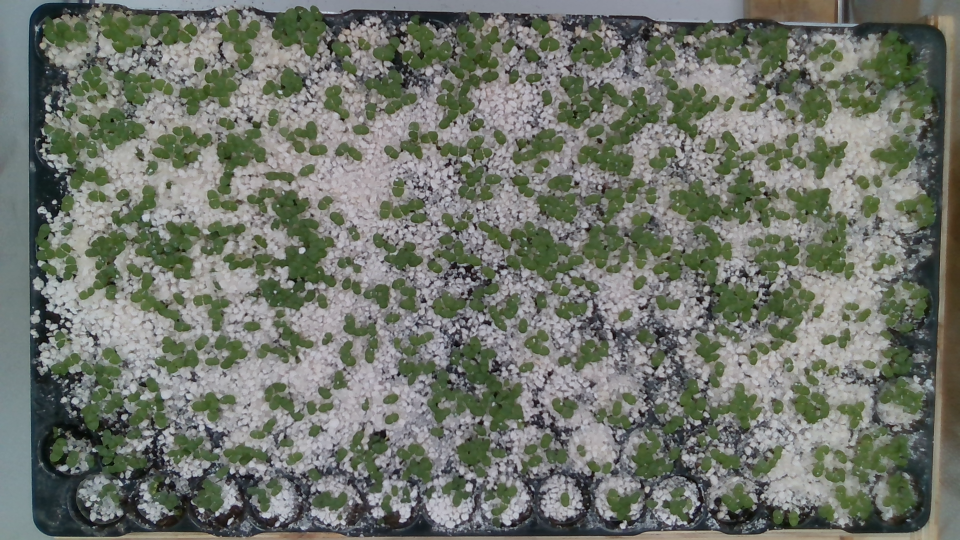
#> input picture Seedling Leaf Area/Notebooks/Data/S2-2306/TrayImages/Tray1.png, 1920 x 1080 px (shown at 1/2 size)
$ jupyter execute Image_to_plug.ipynb
#> lines starting #> are read from the running program, lines starting #| are printed output that depends on the picture; after the words box and inside, x2 and y2 are one past the last pixel; in counts of white or black regions, pixels touching at a corner belong together
[cell 1]
import os
import cv2
import matplotlib.pyplot as plt
import numpy as np
import skimage as si
from scipy import ndimage
from scipy.spatial import distance as dist
from xml.dom import minidom
import xml.etree.ElementTree as ET

[cell 2]
# Two functions nescessary for the determination of the perspective transformation
# author of both functions:    Adrian Rosebrock
# https://github.com/PyImageSearch/imutils/blob/c12f15391fcc945d0d644b85194b8c044a392e0a/imutils/perspective.py

# function for arranging 4 coordinates in clockwise order starting at the top left
def order_points(pts):

    xSorted = pts[np.argsort(pts[:, 0]), :]
    leftMost = xSorted[:2, :]
    rightMost = xSorted[2:, :]
    leftMost = leftMost[np.argsort(leftMost[:, 1]), :]
    (tl, bl) = leftMost
    D = dist.cdist(tl[np.newaxis], rightMost, "euclidean")[0]
    (br, tr) = rightMost[np.argsort(D)[::-1], :]

    return np.array([tl, bl, br, tr], dtype="float32")

# function for defining the transformation matrix given four coordinates
def get_transform(p):

    w1 = np.sqrt(((p[0][0][0] - p[3][0][0]) ** 2) + ((p[0][0][1] - p[3][0][1]) ** 2))
    w2 = np.sqrt(((p[1][0][0] - p[2][0][0]) ** 2) + ((p[1][0][1] - p[2][0][1]) ** 2))

    h1 = np.sqrt(((p[0][0][0] - p[1][0][0]) ** 2) + ((p[0][0][1] - p[1][0][1]) ** 2))
    h2 = np.sqrt(((p[2][0][0] - p[3][0][0]) ** 2) + ((p[2][0][1] - p[3][0][1]) ** 2))

    p1 = np.array([p[0][0][0], p[0][0][1]])
    p2 = np.array([p[1][0][0], p[1][0][1]])
    p3 = np.array([p[2][0][0], p[2][0][1]])
    p4 = np.array([p[3][0][0], p[3][0][1]])

    wmax = max(int(w1), int(w2))
    hmax = max(int(h1), int(h2))


    i = np.float32([p1, p2, p3, p4])
    o = np.float32([[0, 0], [0, hmax - 1], [wmax - 1, hmax - 1], [wmax - 1, 0]])

    M = cv2.getPerspectiveTransform(i, o)

    return M, hmax, wmax

[cell 3]
# importing the image (recommended minimum resolution ~ 4000x3000, image taken from close by)
os.chdir('C:\\Users\\sjoerd.kra\\Documents\\GitHub\\Datascience\\Seedling Leaf Area\\Notebooks')

# choose to apply the thresholding to either the gray or saturation image, choose from ('gray', 'sat')
thr = 'gray'

dataset = 'S2-2306'
tray = 'Tray1'
filetype = '.png'
img1 = cv2.imread(os.getcwd()+'/Data/'+dataset+'/TrayImages/'+str(tray)+filetype)
#> img1 is the input picture: shape (1080, 1920, 3); mean B, G, R 107.7, 116.9, 112.1

[cell 4]
# creating a binary cutout of the tray

if img1.shape[1] >= img1.shape[0]:
    img1 = np.rot90(img1, 1, axes = (0, 1))
#> img1: shape (1920, 1080, 3)

res = img1.shape[0]/4000
#> res = 0.48

if thr == 'gray':
    #Original version based on otsu thresholding on the gray image
    gray = cv2.cvtColor(img1, cv2.COLOR_BGR2GRAY)
    clahe = cv2.createCLAHE(clipLimit=2.0, tileGridSize=(int(200*res),int(200*res)))
    gray_equalised = clahe.apply(gray)
    ret, thresh = cv2.threshold(gray, 50, 255, cv2.THRESH_OTSU)
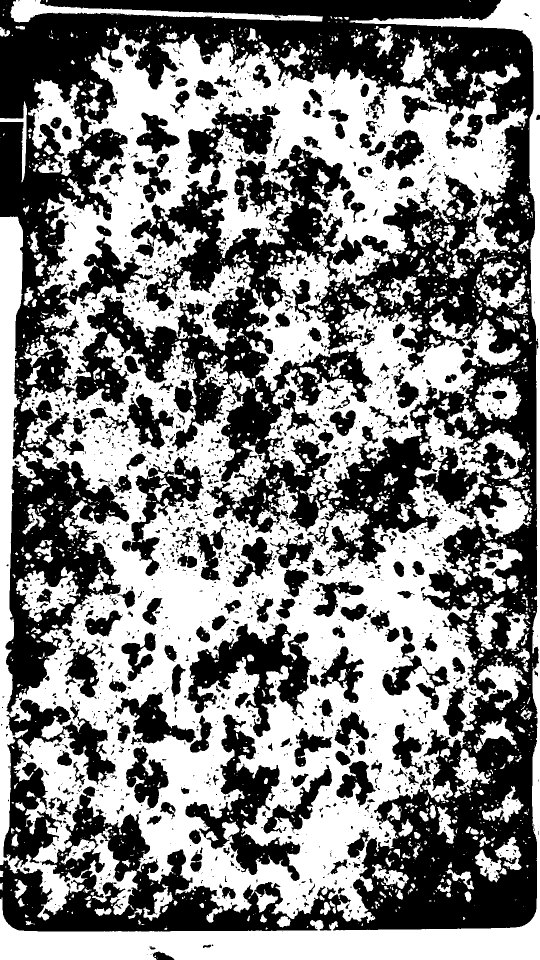
#> thresh: shape (1920, 1080) (shown at 1/2 size); 51.4% white; 2076 black regions (1463 under 20 px), largest, box (x1, y1, x2, y2) and area: (0, 0, 1078, 1863) 699673, (11, 916, 259, 1428) 52461, (7, 1399, 231, 1735) 24716
#> ret = 113
    mask = ndimage.binary_fill_holes(si.morphology.binary_closing(ndimage.binary_dilation(~thresh, np.ones([int(res*5), int(res*5)])), np.ones((int(res*30),int(res*30)))))
#> mask: shape (1920, 1080) bool; 94.2% white; 15 black regions, largest, box (x1, y1, x2, y2) and area: (0, 1797, 1080, 1920) 64584, (0, 434, 45, 1392) 26097, (964, 0, 1080, 228) 8250
    mask = ndimage.binary_opening(mask, np.ones([int(res*100), int(res*100)])).astype(np.uint8)
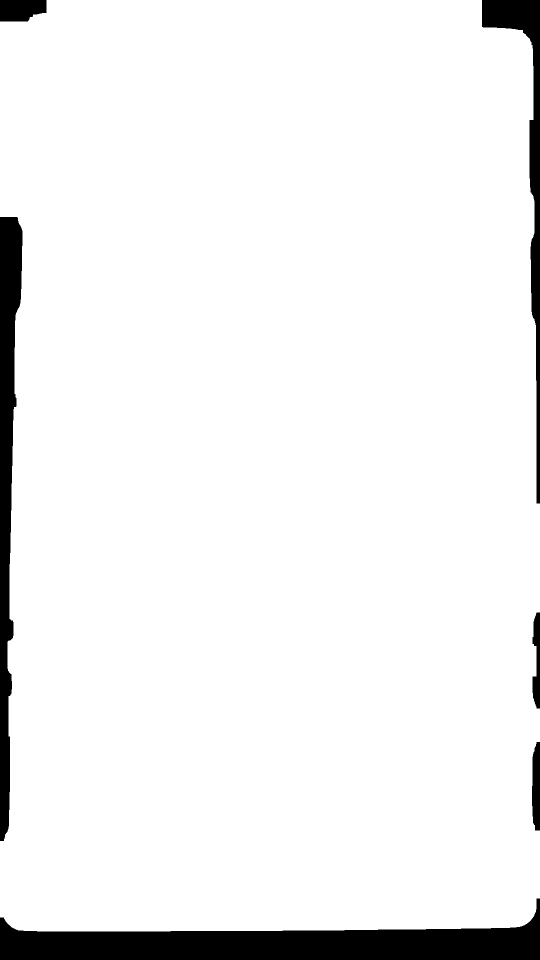
#> mask: shape (1920, 1080) (shown at 1/2 size); values 0 (black) and 1 (white), 94% white; 6 black regions

else:
    #Alternative version based on otsu thresholding on the saturation map
    HSV = cv2.cvtColor(img1, cv2.COLOR_RGB2HSV)
    clahe = cv2.createCLAHE(clipLimit=2.0, tileGridSize=(int(res*200),int(res*200)))
    HSV_equalised = clahe.apply(HSV[:,:,1])
    ret, thresh = cv2.threshold(HSV_equalised, 50, 255, cv2.THRESH_OTSU)
    mask = ndimage.binary_fill_holes(ndimage.binary_closing(ndimage.binary_dilation(thresh, np.ones([int(res*5), int(res*5)])), np.ones([int(res*20), int(res*20)])))
    mask = ndimage.binary_opening(mask, np.ones([int(res*100), int(res*100)])).astype(np.uint8)

plt.imshow(mask)
plt.show()

[cell 5]
# projecting the tray to a birds eye view
contours, hierarchy = cv2.findContours(mask, cv2.RETR_TREE, cv2.CHAIN_APPROX_SIMPLE)[-2:]
#> contours = 1 contour; box (x1, y1, x2, y2) and area: (0, 0, 1080, 1863) 1946362
poly = cv2.approxPolyDP(contours[0][:,0,:], 500, True)
#> poly = [[0, 43], [0, 1834], [1048, 1850], [1058, 76]]

poly2 = np.empty(poly.shape)
poly2[:,0,:] = order_points(poly[:,0,:])
#> in order_points, `leftMost = xSorted[:2, :]`: leftMost = [[0, 43], [0, 1834]]
#> in order_points, `rightMost = xSorted[2:, :]`: rightMost = [[1048, 1850], [1058, 76]]
#> in order_points, `(tl, bl) = leftMost`: tl = [0, 43]; bl = [0, 1834]
#> in order_points, `D = dist.cdist(tl[np.newaxis], rightMost, "euclidean")[0]`: D = [2088.9, 1058.5]
#> in order_points, `(br, tr) = rightMost[np.argsort(D)[::-1], :]`: br = [1048, 1850]; tr = [1058, 76]

M, hmax, wmax = get_transform(poly2)
#> hmax = 1791; wmax = 1058

img2 = cv2.warpPerspective(img1, M, (wmax, hmax), flags=cv2.INTER_LINEAR)

# Image to check whether the corner coordinates where correctly determined
check = np.ascontiguousarray(img1, dtype=np.uint8)
cv2.drawContours(check, contours, -1, (0, 255, 0), 10)
cv2.drawContours(check, poly, -1, (255, 0, 0), 50)
plt.figure(figsize = (10,10))
plt.imshow(check, cmap = 'gray')
plt.show()

if img2.shape[1] >= img2.shape[0]:
    img2 = np.rot90(img2, 1, axes = (0, 1))

#plot image containing contour and corners to check whether algorithm was succesfull
plt.figure(figsize = (10,10))
plt.imshow(img2)
plt.show()

[cell 6]
#change corner values by hand (optional)
polynew = np.copy(poly2)
# [4 lines of commented-out code are left out]

print(polynew)
#| [[[   0.   43.]]
#|  [[   0. 1834.]]
#|  [[1048. 1850.]]
#|  [[1058.   76.]]]

M, hmax, wmax = get_transform(polynew)

img2 = cv2.warpPerspective(img1, M, (wmax, hmax), flags=cv2.INTER_LINEAR)

# Image to check whether the corner coordinates where correctly determined
check = np.ascontiguousarray(img1, dtype=np.uint8)
cv2.drawContours(check, contours, -1, (0, 255, 0), 10)
cv2.drawContours(check, poly, -1, (255, 0, 0), 50)
plt.figure(figsize = (10,10))
plt.imshow(check, cmap = 'gray')
plt.show()

if img2.shape[1] >= img2.shape[0]:
    img2 = np.rot90(img2, 1, axes = (0, 1))

plt.figure(figsize = (10,10))
plt.imshow(img2)
plt.show()

[cell 7]
#cutting out the individual pods

dh = int(img2.shape[0]/31)
#> dh = 57
dw = int(img2.shape[1]/20)
#> dw = 52
r = int(1.265 * dw)
#> r = 65

height, width = img2[:,:,0].shape
#> height = 1791; width = 1058

pods = np.zeros([2*r, 2*r, 3, 150])
k = 0

for i in range(0, 5):
    for j in range(0, 15):
        mask = np.zeros((height,width), np.uint8)
        cv2.circle(mask,((4*i+3)*dw, (2*j+1)*dh),r, 1,thickness=-1)
        pod = (mask[:, :, None]*img2)[max(0, ((2*j+1)*dh-r)):min(height, ((2*j+1)*dh+r)),
                                      max(0, ((4*i+3)*dw-r)):min(width, ((4*i+3)*dw+r)), :]

        pods[:pod.shape[0],:pod.shape[1],:,k] = pod
        plt.imsave(os.getcwd()+'/Data/'+dataset+'/PodImages/'+str(dataset)+'_'+str(tray)+'_'+str((2*i)+2)+'.'+str(j+1)+'.png', (pods[:,:,:,k]/255), dpi = 200)

        k = k+1
#> this loop made 5 passes
#> pass 1, `plt.imsave(os.getcwd()+'/Data/'+dataset+'/PodImages/'+str(dataset)+'_'..`:
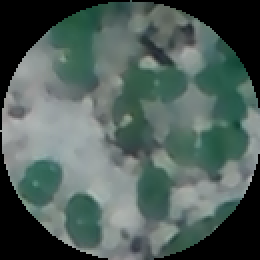
#> saved as S2-2306_Tray1_2.2.png: shape (130, 130, 3) (shown 2 times larger); mean R, G, B 78.8, 94.6, 89.7
#> pass 1, `plt.imsave(os.getcwd()+'/Data/'+dataset+'/PodImages/'+str(dataset)+'_'..`:
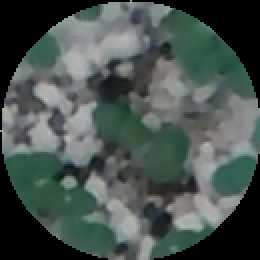
#> saved as S2-2306_Tray1_2.3.png: shape (130, 130, 3) (shown 2 times larger); mean R, G, B 72.5, 83.4, 79.2
#> pass 1, `plt.imsave(os.getcwd()+'/Data/'+dataset+'/PodImages/'+str(dataset)+'_'..`:
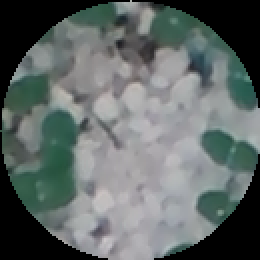
#> saved as S2-2306_Tray1_2.4.png: shape (130, 130, 3) (shown 2 times larger); mean R, G, B 96.3, 104.4, 102.9
#> after the loop:
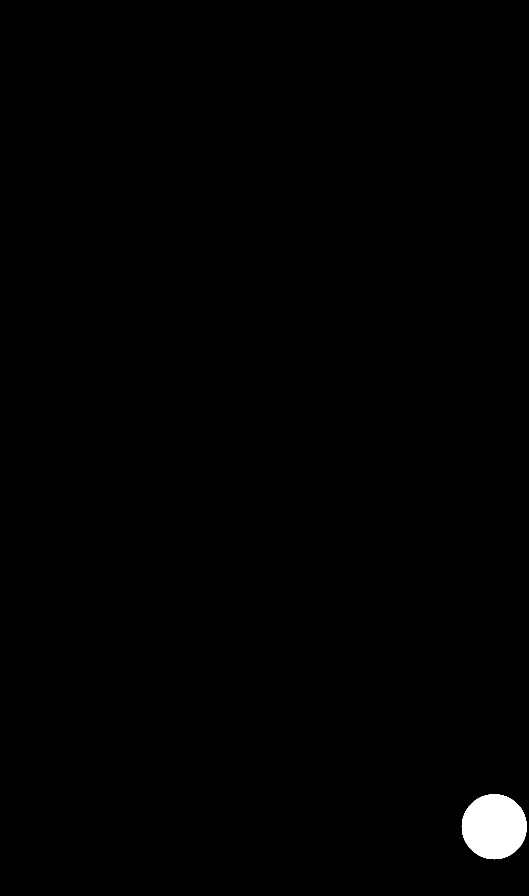
#> mask: shape (1791, 1058) (shown at 1/2 size); values 0 (black) and 1 (white), 0.7% white; 1 white region, box (x1, y1, x2, y2) and area: (923, 1588, 1054, 1719) 13273
#> after the loop, k = 75

for i in range(0, 5):
    for j in range(1, 16):
        mask = np.zeros((height,width), np.uint8)
        cv2.circle(mask,((4*i+1)*dw, 2*j*dh),r, 1,thickness=-1)
        pod = (mask[:, :, None]*img2)[max(0, (2*j*dh-r)):min(height, (2*j*dh+r)),
                                      max(0, ((4*i+1)*dw-r)):min(width, ((4*i+1)*dw+r)), :]

        pods[:pod.shape[0],:pod.shape[1],:,k] = pod
        plt.imsave(os.getcwd()+'/Data/'+dataset+'/PodImages/'+str(dataset)+'_'+str(tray)+'_'+str((2*i)+1)+'.'+str(j)+'.png', (pods[:,:,:,k]/255), dpi = 200)

        k = k+1
#> this loop made 5 passes
#> pass 1, `plt.imsave(os.getcwd()+'/Data/'+dataset+'/PodImages/'+str(dataset)+'_'..`:
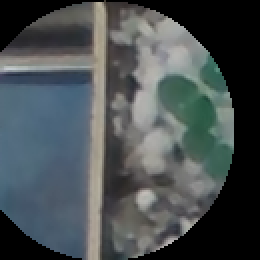
#> saved as S2-2306_Tray1_1.2.png: shape (130, 130, 3) (shown 2 times larger); mean R, G, B 72.6, 79.6, 81.4
#> pass 1, `plt.imsave(os.getcwd()+'/Data/'+dataset+'/PodImages/'+str(dataset)+'_'..`:
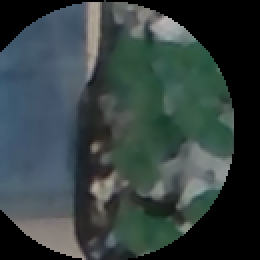
#> saved as S2-2306_Tray1_1.3.png: shape (130, 130, 3) (shown 2 times larger); mean R, G, B 52.3, 64.4, 64
#> pass 1, `plt.imsave(os.getcwd()+'/Data/'+dataset+'/PodImages/'+str(dataset)+'_'..`:
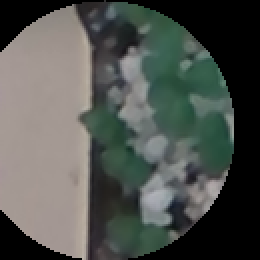
#> saved as S2-2306_Tray1_1.4.png: shape (130, 130, 3) (shown 2 times larger); mean R, G, B 80, 83.6, 79
#> after the loop:
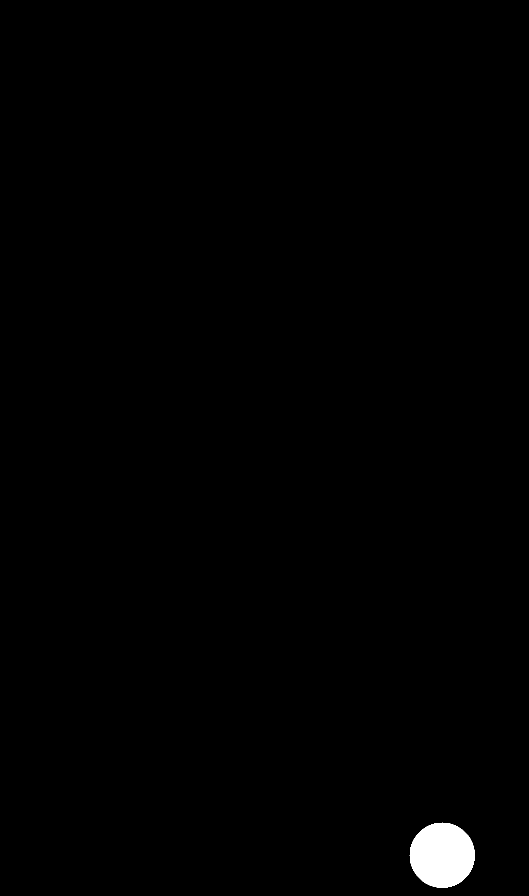
#> mask: shape (1791, 1058) (shown at 1/2 size); values 0 (black) and 1 (white), 0.7% white; 1 white region, box (x1, y1, x2, y2) and area: (819, 1645, 950, 1776) 13273
#> after the loop, k = 150
